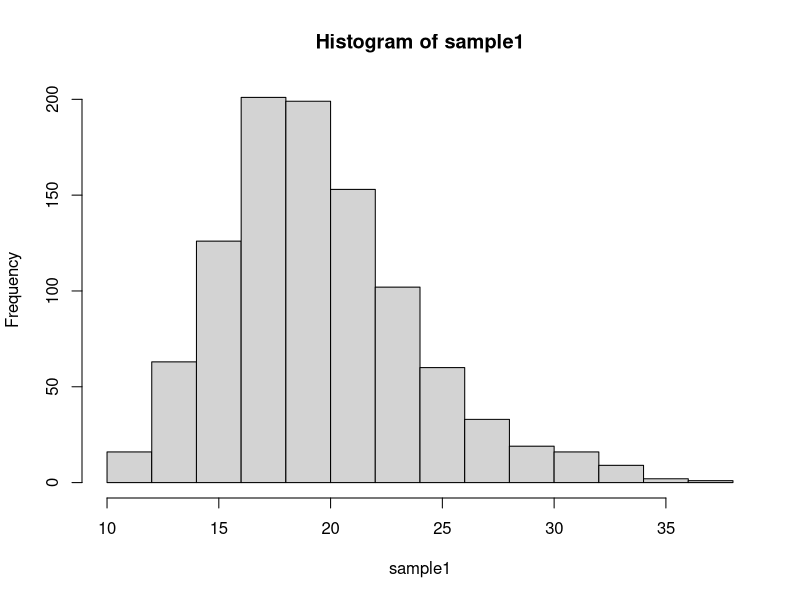
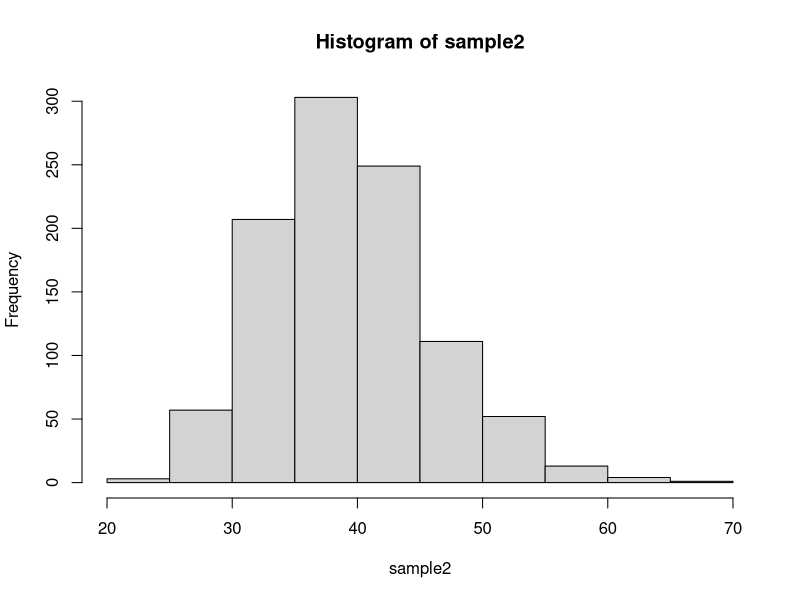
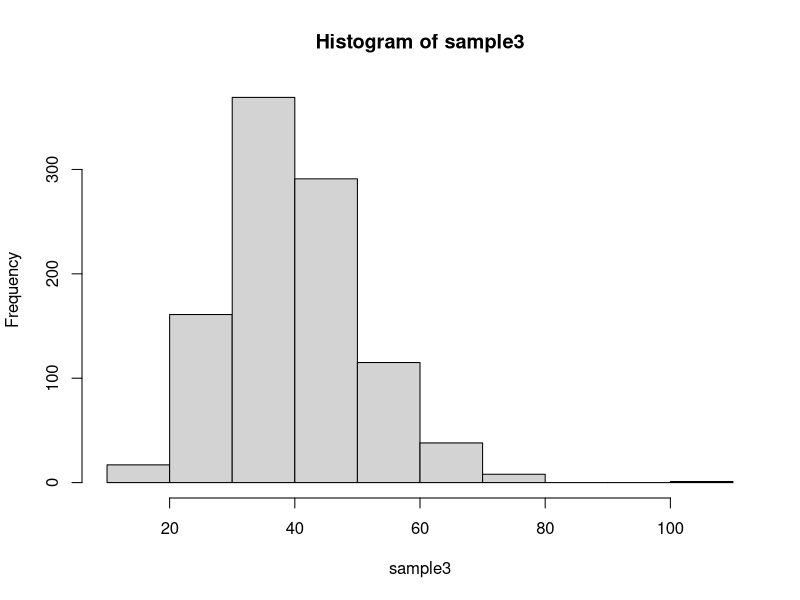
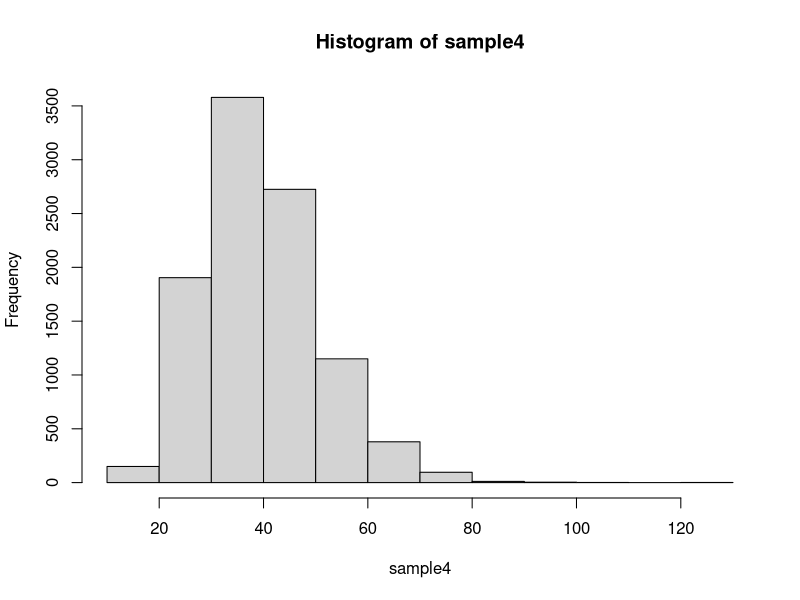
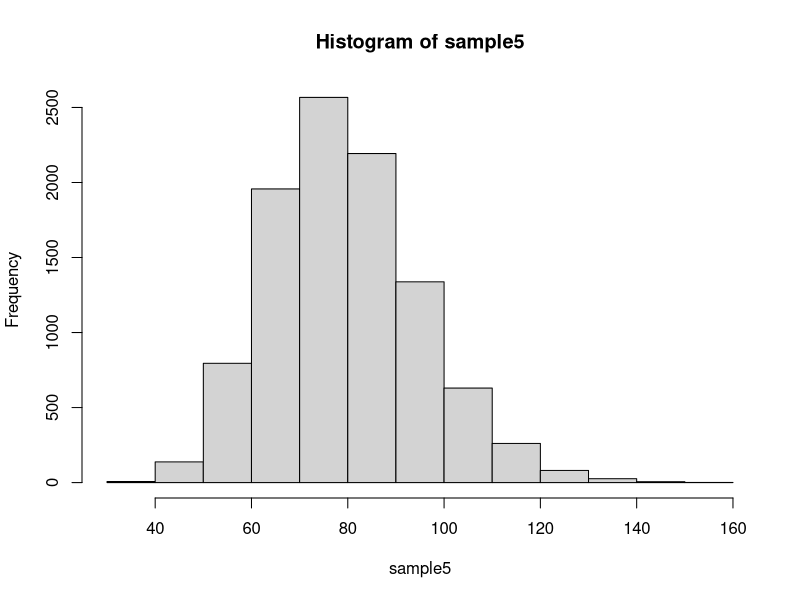

Generate these figures, in order, with R:
# L05a: loops


### typical for-loop (for demonstration purposes only)

for (i in 1:10) {
  print(i^2)
}

# note that a vectorized version is preferred !

(1:10)^2

# or working with sapply

sapply(1:10, "^", 2)

sapply(1:10, function(x) print(x^2))

# note that each produces a slightly different output/return value



### we can loop over any index set: integers

for (i in seq(1, 11, by = 2)) {
  cat(i, i^2, "\n")
}


### we can loop over any index set: numeric

for (i in seq(0.3, 0.7, by = 0.05)) {
  cat(i, i^2, "\n")
}


### we can loop over any index set: characters

for (i in letters[5:10]) {
  cat(i, toupper(i), "\n")
}


### we can loop over any index set: logic

for (i in c(TRUE, FALSE, NA)) {
  cat(i, ":", i & NA, i | NA, "\n")
}



### while loops

p = 0.25
sample(c(1, 0), size = 1, prob = c(p, 1 - p)) 


### Simulate number of tosses (= steps) to get 10 heads 

max.iter = 1000
x = 0
steps = 0

while (x < 10) {
  x = x + sample(c(0, 1), 1)
  steps = steps + 1
  if (steps == max.iter) {
    warning("Maximum iteration reached")
    break
  }
}

cat("Steps:", steps, "Successes:", x)


# Question: What is the expected number of steps to obtain x successes
# and what is the corresponding variance (depending on p)?

CalculateSteps = function(successes = 10, p = 0.5, max.iter = 1000) {
  x = 0
  steps = 0
  
  while (x < successes) {
    x = x + sample(c(0, 1), 1, prob = c(1 - p, p))
    steps = steps + 1
    if (steps == max.iter) {
      warning("Maximum iteration reached")
      break
    }
  }
  
  return(steps)
}

CalculateSteps()

CalculateSteps(max.iter = 10)

CalculateSteps(10, p = 0.25)

sample1 = sapply(rep(10, 1000), CalculateSteps)
mean(sample1)
var(sample1)
hist(sample1)

sample2 = sapply(rep(20, 1000), CalculateSteps)
mean(sample2)
var(sample2)
hist(sample2)

sample3 = sapply(rep(10, 1000), CalculateSteps, p = 0.25)
mean(sample3)
var(sample3)
hist(sample3)

sample4 = sapply(rep(10, 10000), CalculateSteps, p = 0.25)
mean(sample4)
var(sample4)
hist(sample4)

sample5 = sapply(rep(20, 10000), CalculateSteps, p = 0.25)
mean(sample5)
var(sample5)
hist(sample5)
